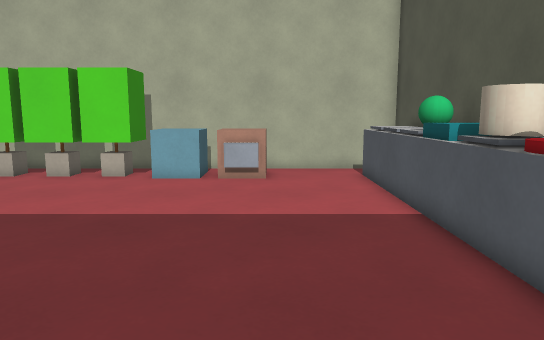
View 1 (above)

12 first-person views from a walk through a Godot game level. The camera is 1.3 m above the floor, tilts 8° down and sees 70° across. The floor is counted in squares, 0.5 m on a side. Each view is taken from the middle of a square. On the plan, view 1 faces up. The plan holds only what a view shows up to about 20 squares ahead; the rest is blank. Surface patterns are stand-ins for the level's own textures.

View 2
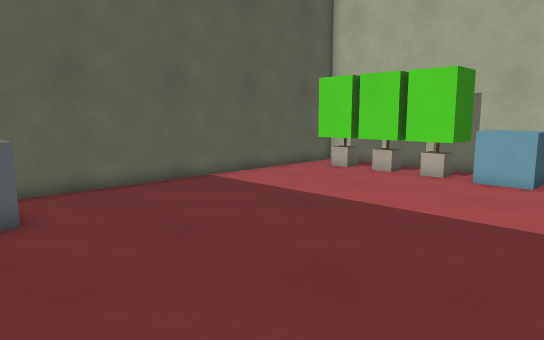

View 3
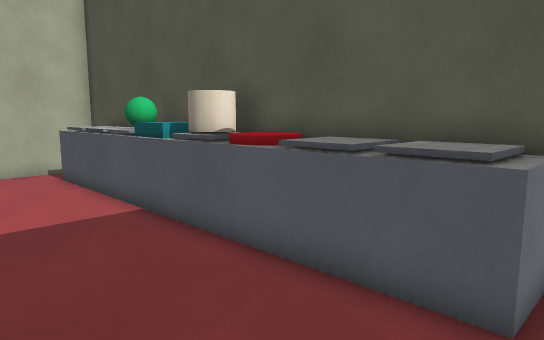

View 4
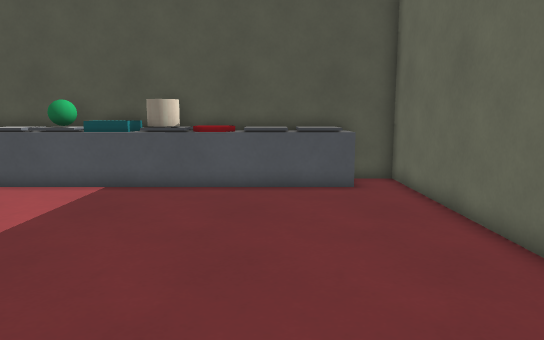

View 5
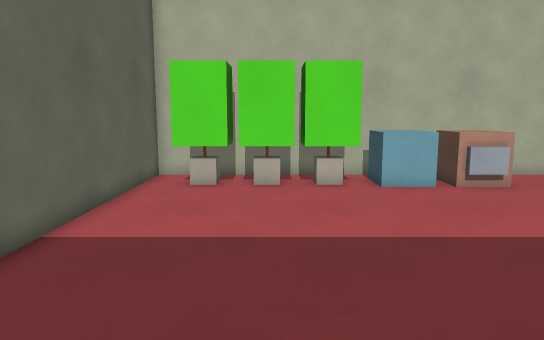

View 6
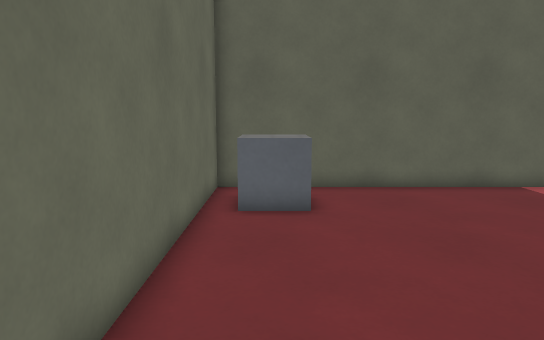

View 7
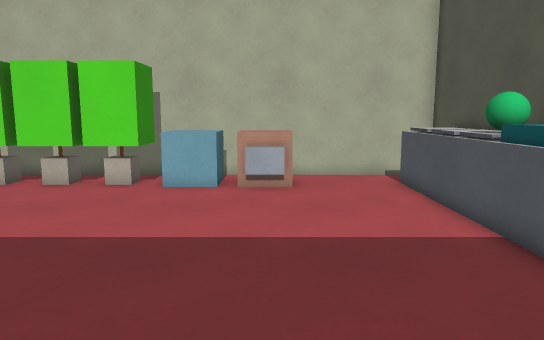

View 8
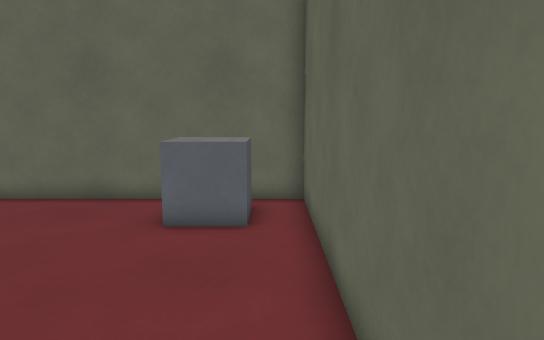

View 9
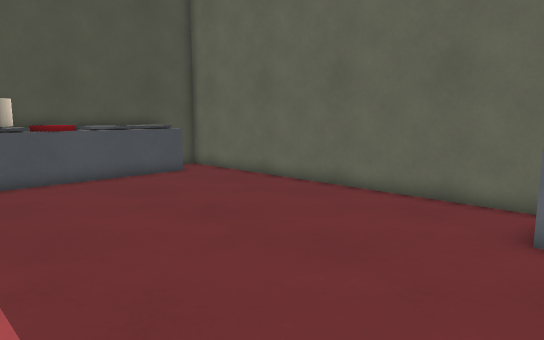

View 10
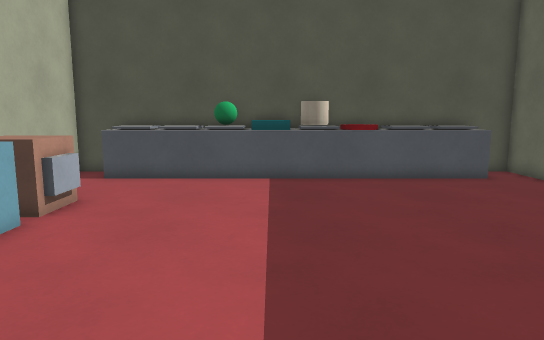

View 11
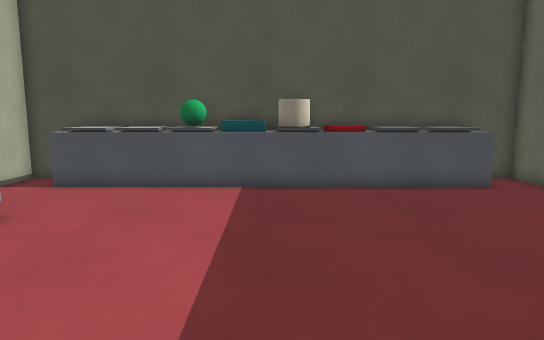

View 12
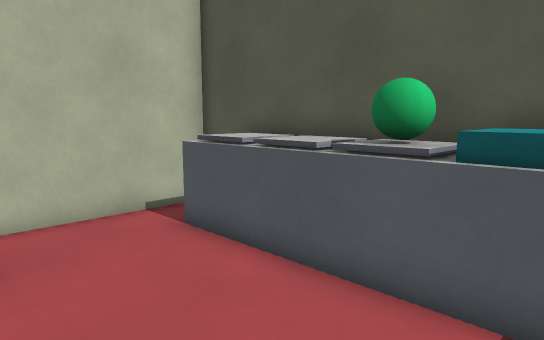

### Floor plan
Key: @ floor where view 1 was taken; # wall or solid block; . floor; = window, fence, low wall or low ledge; ^ raised ledge; C cylinder; O other object.
Columns run from 14 left of view 1 to 6 right of it. Each row starts with its distance up from view 1.
 19         #############
 18         #. .  ......#
 17    ######. .# =...^^^
 16 #########.=.=.....^^^
 15 #.................^^^
 14 #.................^^^
 13 #.................^^^
 12 #.................^^^
 11 #.................OO^
 10 #.................OO^
  9 #.................OC^
  8 #.................CC^
  7 #.................^^^
  6 #.................^^^
  5 #.................^^^
  4 #.................^^^
  3 #.................^^^
  2 #.==..............^^^
  1 #...=.............^^^
  0 #.............@.....#
 -1 #####################

Positions as (right, up) in squares from view 1, and headings:
1: (0, 0), facing up
2: (0, 0), facing up-left
3: (-1, 0), facing up-right
4: (-10, 4), facing right
5: (-9, 2), facing up
6: (0, 1), facing left
7: (-1, 2), facing up
8: (-13, 11), facing down
9: (-12, 11), facing down-right
10: (-12, 10), facing right
11: (-10, 9), facing right
12: (-1, 9), facing up-right
